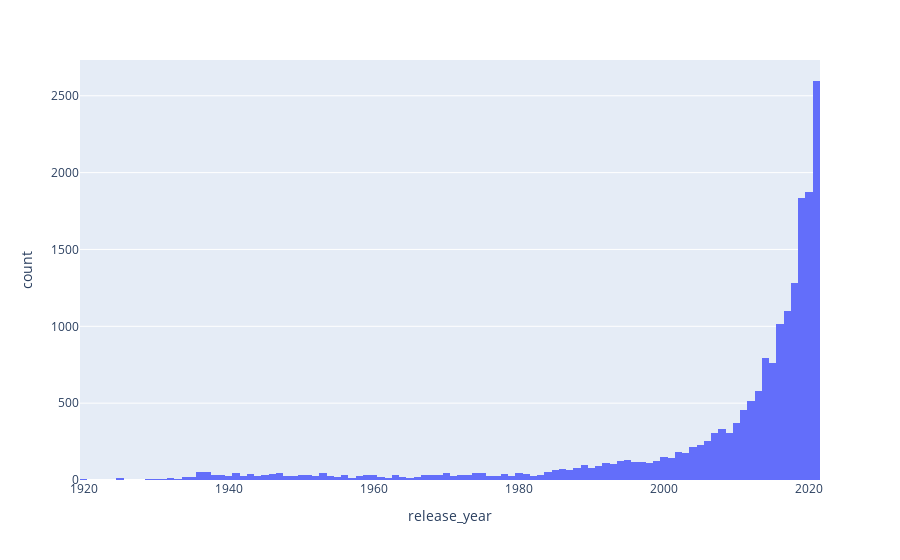

The notebook cell this image was saved under:
### Code cell
px.histogram(data_processed, x="release_year")

### Figure 1 — Plotly figure (JSON) as saved in the notebook; plotly's stock layout.template omitted (floating-point values rounded to 4 significant figures; data arrays with more than 128 entries replaced by an {"elided": "..."} marker saying what was removed)
{"data": [{"alignmentgroup": "True", "bingroup": "x", "hovertemplate": "release_year=%{x}<br>count=%{y}<extra></extra>", "legendgroup": "", "marker": {"color": "#636efa", "pattern": {"shape": ""}}, "name": "", "offsetgroup": "", "orientation": "v", "showlegend": false, "type": "histogram", "x": {"elided": "18635 int values"}, "xaxis": "x", "yaxis": "y"}], "layout": {"barmode": "relative", "legend": {"tracegroupgap": 0}, "margin": {"t": 60}, "xaxis": {"anchor": "y", "domain": [0, 1], "title": {"text": "release_year"}}, "yaxis": {"anchor": "x", "domain": [0, 1], "title": {"text": "count"}}}}
